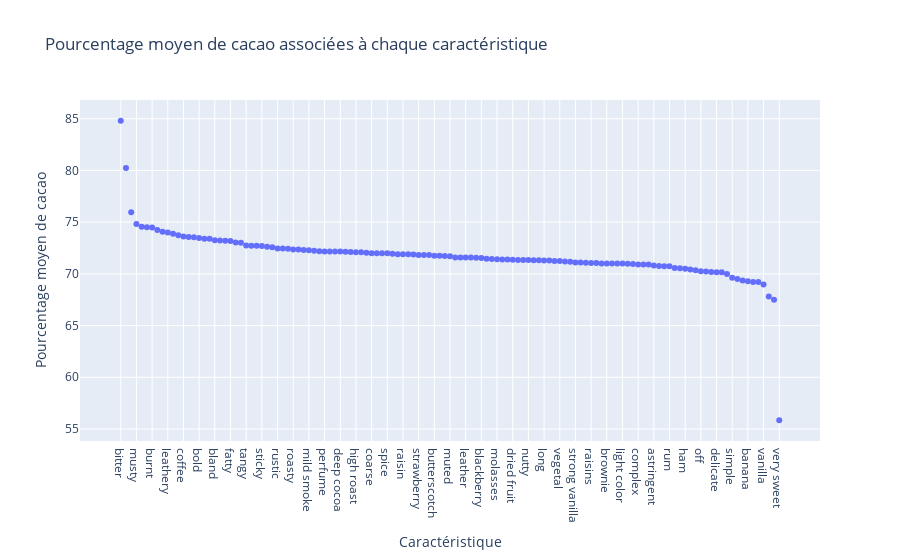

Notebook cell for this chart:
### Markdown cell above
Affichage

### Code cell
import plotly.express as px

# Créer un DataFrame à partir du dictionnaire de moyennes
df_moyennes = pd.DataFrame(list(moyennes_caracteristiques.items()), columns=['Caractéristique', 'Pourcentage moyen de cacao'])

# Trier le DataFrame dans l'ordre décroissant selon la colonne 'Pourcentage moyen de cacao'
df_moyennes = df_moyennes.sort_values(by='Pourcentage moyen de cacao', ascending=False)

# Créer un graphique à barres avec Plotly Express
fig = px.scatter(df_moyennes, x='Caractéristique', y='Pourcentage moyen de cacao', title='Pourcentage moyen de cacao associées à chaque caractéristique')

# Afficher le graphique
fig.show()

### Figure 1 — Plotly figure (JSON) as saved in the notebook; plotly's stock layout.template omitted (floating-point values rounded to 4 significant figures)
{"data": [{"hovertemplate": "Caractéristique=%{x}<br>Pourcentage moyen de cacao=%{y}<extra></extra>", "legendgroup": "", "marker": {"color": "#636efa", "symbol": "circle"}, "mode": "markers", "name": "", "orientation": "v", "showlegend": false, "type": "scatter", "x": ["bitter", "mild bitter", "bourbon", "musty", "ashey", "mild fruit", "burnt", "chalky", "medicinal", "leathery", "berry", "cinamon", "coffee", "cardboard", "intense", "bold", "fruit", "tart", "bland", "dry", "buttery", "fatty", "smooth", "unrefined", "tangy", "balanced", "rubber", "sticky", "waxy", "acidic", "rustic", "mint", "red berry", "roasty", "black licorice", "earthy", "mild smoke", "off notes", "floral", "perfume", "flat", "savory", "deep cocoa", "powdery", "hammy", "high roast", "spicy", "oily", "coarse", "red fruit", "sweet edge", "spice", "sour", "fig", "raisin", "rubbery", "harsh", "strawberry", "smoke", "tea", "butterscotch", "pungent", "off note", "muted", "woody", "dark berry", "leather", "black pepper", "lemon", "blackberry", "fruity", "bright fruit", "molasses", "nuts", "grassy", "dried fruit", "licorice", "melon", "nutty", "dirty", "nut", "long", "smokey", "chemical", "vegetal", "rich", "rich cocoa", "strong vanilla", "sour milk", "sandy", "raisins", "coconut", "tobacco", "brownie", "grape", "mild", "light color", "metallic", "gritty", "complex", "honey", "green", "astringent", "grapes", "creamy", "rum", "heavy roast", "citrus", "ham", "cocoa", "cherry", "off", "raspberry", "peanut butter", "delicate", "orange", "few grits", "simple", "dairy", "chewy", "banana", "basic cocoa", "caramel", "vanilla", "marshmallow", "sweet", "very sweet"], "xaxis": "x", "y": [84.8, 80.25, 75.95, 74.82, 74.55, 74.5, 74.48, 74.24, 74.07, 74, 73.88, 73.73, 73.61, 73.57, 73.54, 73.48, 73.41, 73.39, 73.25, 73.22, 73.2, 73.18, 73.04, 73, 72.74, 72.72, 72.71, 72.7, 72.62, 72.59, 72.46, 72.46, 72.42, 72.36, 72.36, 72.3, 72.27, 72.23, 72.18, 72.17, 72.15, 72.15, 72.15, 72.13, 72.11, 72.09, 72.09, 72.04, 72, 72, 72, 72, 71.95, 71.9, 71.9, 71.89, 71.87, 71.83, 71.83, 71.83, 71.75, 71.74, 71.73, 71.7, 71.6, 71.59, 71.58, 71.58, 71.56, 71.55, 71.47, 71.43, 71.41, 71.38, 71.38, 71.38, 71.35, 71.34, 71.34, 71.32, 71.31, 71.3, 71.3, 71.25, 71.25, 71.2, 71.17, 71.09, 71.09, 71.07, 71.06, 71.06, 71, 71, 71, 71, 71, 70.97, 70.95, 70.91, 70.9, 70.89, 70.8, 70.76, 70.73, 70.73, 70.56, 70.54, 70.5, 70.42, 70.36, 70.24, 70.23, 70.18, 70.17, 70.16, 70, 69.62, 69.5, 69.36, 69.3, 69.22, 69.21, 68.97, 67.82, 67.51, 55.85], "yaxis": "y"}], "layout": {"legend": {"tracegroupgap": 0}, "title": {"text": "Pourcentage moyen de cacao associées à chaque caractéristique"}, "xaxis": {"anchor": "y", "domain": [0, 1], "title": {"text": "Caractéristique"}}, "yaxis": {"anchor": "x", "domain": [0, 1], "title": {"text": "Pourcentage moyen de cacao"}}}}
